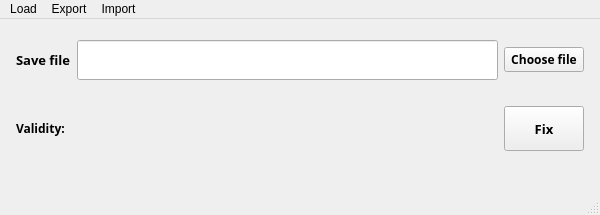
<?xml version="1.0" encoding="UTF-8"?>
<ui version="4.0">
 <class>ERSaveFixerClass</class>
 <widget class="QMainWindow" name="ERSaveFixerClass">
  <property name="geometry">
   <rect>
    <x>0</x>
    <y>0</y>
    <width>600</width>
    <height>215</height>
   </rect>
  </property>
  <property name="minimumSize">
   <size>
    <width>0</width>
    <height>200</height>
   </size>
  </property>
  <property name="maximumSize">
   <size>
    <width>600</width>
    <height>215</height>
   </size>
  </property>
  <property name="windowTitle">
   <string>ERSaveFixer</string>
  </property>
  <widget class="QWidget" name="centralWidget">
   <layout class="QVBoxLayout" name="verticalLayout" stretch="0,0,1">
    <item>
     <layout class="QFormLayout" name="formLayout">
      <property name="leftMargin">
       <number>5</number>
      </property>
      <property name="topMargin">
       <number>10</number>
      </property>
      <property name="rightMargin">
       <number>5</number>
      </property>
      <property name="bottomMargin">
       <number>10</number>
      </property>
      <item row="0" column="0">
       <widget class="QLabel" name="saveFileLabel">
        <property name="minimumSize">
         <size>
          <width>0</width>
          <height>40</height>
         </size>
        </property>
        <property name="font">
         <font>
          <family>Yu Gothic UI Semibold</family>
          <pointsize>10</pointsize>
          <weight>75</weight>
          <bold>true</bold>
         </font>
        </property>
        <property name="text">
         <string>Save file</string>
        </property>
       </widget>
      </item>
      <item row="0" column="1">
       <layout class="QHBoxLayout" name="horizontalLayout_2">
        <item>
         <widget class="QLineEdit" name="saveFileLineEdit">
          <property name="minimumSize">
           <size>
            <width>0</width>
            <height>40</height>
           </size>
          </property>
         </widget>
        </item>
        <item>
         <widget class="QPushButton" name="fileButton">
          <property name="font">
           <font>
            <family>Yu Gothic</family>
            <weight>75</weight>
            <bold>true</bold>
           </font>
          </property>
          <property name="text">
           <string>Choose file</string>
          </property>
         </widget>
        </item>
       </layout>
      </item>
     </layout>
    </item>
    <item>
     <layout class="QHBoxLayout" name="horizontalLayout" stretch="0,1,0">
      <property name="leftMargin">
       <number>5</number>
      </property>
      <property name="topMargin">
       <number>10</number>
      </property>
      <property name="rightMargin">
       <number>5</number>
      </property>
      <property name="bottomMargin">
       <number>10</number>
      </property>
      <item>
       <widget class="QLabel" name="validityLabel">
        <property name="font">
         <font>
          <family>Yu Gothic</family>
          <weight>75</weight>
          <bold>true</bold>
         </font>
        </property>
        <property name="text">
         <string>Validity:</string>
        </property>
       </widget>
      </item>
      <item>
       <widget class="QLabel" name="validity">
        <property name="text">
         <string/>
        </property>
       </widget>
      </item>
      <item>
       <widget class="QPushButton" name="fixButton">
        <property name="minimumSize">
         <size>
          <width>0</width>
          <height>45</height>
         </size>
        </property>
        <property name="font">
         <font>
          <family>Yu Gothic</family>
          <pointsize>10</pointsize>
          <weight>75</weight>
          <bold>true</bold>
         </font>
        </property>
        <property name="text">
         <string>Fix</string>
        </property>
       </widget>
      </item>
     </layout>
    </item>
    <item>
     <spacer name="verticalSpacer">
      <property name="orientation">
       <enum>Qt::Vertical</enum>
      </property>
      <property name="sizeHint" stdset="0">
       <size>
        <width>20</width>
        <height>40</height>
       </size>
      </property>
     </spacer>
    </item>
   </layout>
  </widget>
  <widget class="QStatusBar" name="statusBar"/>
  <widget class="QMenuBar" name="menuBar">
   <property name="geometry">
    <rect>
     <x>0</x>
     <y>0</y>
     <width>600</width>
     <height>26</height>
    </rect>
   </property>
   <widget class="QMenu" name="menuLoad">
    <property name="title">
     <string>Load</string>
    </property>
   </widget>
   <widget class="QMenu" name="menuExport">
    <property name="title">
     <string>Export</string>
    </property>
   </widget>
   <widget class="QMenu" name="menuImport">
    <property name="title">
     <string>Import</string>
    </property>
   </widget>
   <addaction name="menuLoad"/>
   <addaction name="menuExport"/>
   <addaction name="menuImport"/>
  </widget>
 </widget>
 <layoutdefault spacing="6" margin="11"/>
 <resources/>
 <connections>
  <connection>
   <sender>fileButton</sender>
   <signal>clicked()</signal>
   <receiver>ERSaveFixerClass</receiver>
   <slot>onChooseFile()</slot>
   <hints>
    <hint type="sourcelabel">
     <x>536</x>
     <y>67</y>
    </hint>
    <hint type="destinationlabel">
     <x>299</x>
     <y>107</y>
    </hint>
   </hints>
  </connection>
 </connections>
 <slots>
  <slot>onChooseFile()</slot>
  <slot>fixSaveHashes()</slot>
 </slots>
</ui>
